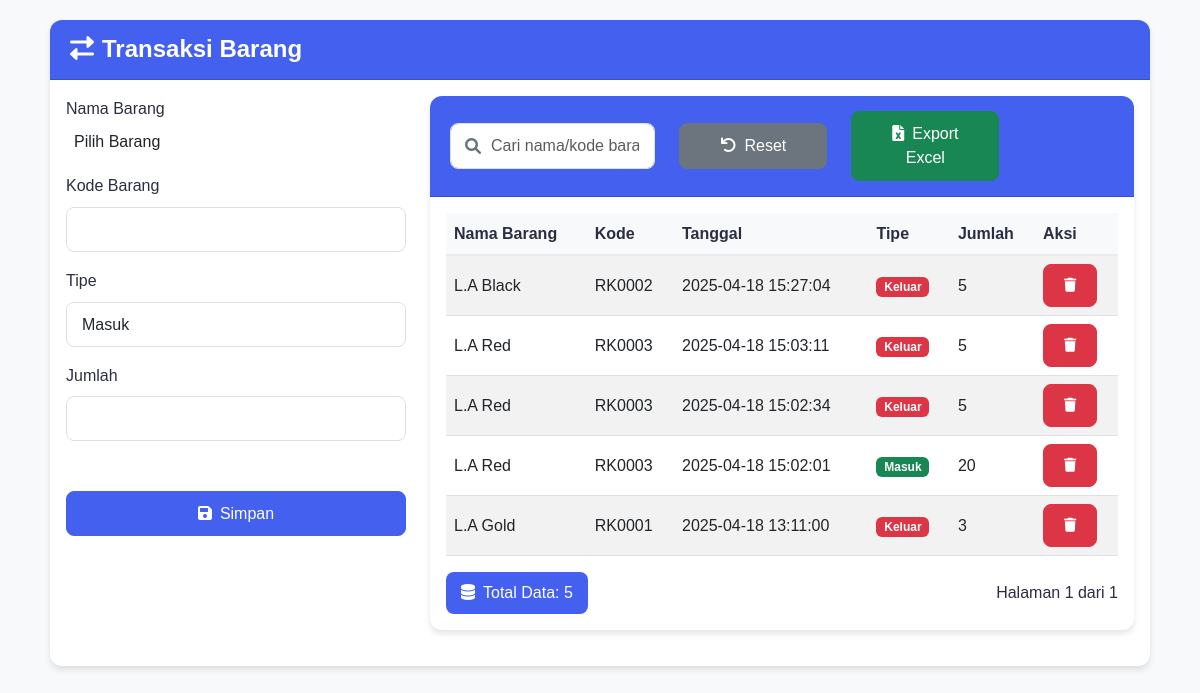
The app's page /transaksi.php (signed in) with its own data.
### tables this page shows
CREATE TABLE `persediaan` (
  `id` int(11) NOT NULL,
  `id_barang` int(11) NOT NULL,
  `tanggal` datetime NOT NULL DEFAULT CURRENT_TIMESTAMP,
  `tipe` enum('masuk','keluar') NOT NULL,
  `jumlah` int(11) NOT NULL,
  `keterangan` varchar(100) NOT NULL
);

CREATE TABLE `barang` (
  `id` int(11) NOT NULL,
  `kode_barang` varchar(20) NOT NULL,
  `nama_barang` varchar(100) NOT NULL,
  `stok` int(11) NOT NULL,
  `satuan` varchar(20) NOT NULL,
  `stok_minimal` int(10) NOT NULL
);

### transaksi.php (the view, shortened to what this page needs)
<?php
include 'config/koneksi.php';
$where = [];
$where_sql = count($where) ? 'WHERE ' . implode(' AND ', $where) : '';
$limit = 10;
$page = isset($_GET['page']) ? max(1, intval($_GET['page'])) : 1;
$start = ($page - 1) * $limit;
$order_by = $_GET['order_by'] ?? 'p.tanggal';
$order_dir = ($_GET['order_dir'] ?? '') === 'asc' ? 'asc' : 'desc';
$query = "SELECT p.*, b.nama_barang, b.kode_barang FROM persediaan p
          JOIN barang b ON p.id_barang = b.id
          $where_sql
          ORDER BY $order_by $order_dir
          LIMIT $start, $limit";
$riwayat = $conn->query($query);
$count_q = $conn->query("SELECT COUNT(*) as total FROM persediaan p JOIN barang b ON p.id_barang = b.id $where_sql");
$total_data = $count_q->fetch_assoc()['total'] ?? 0;
$total_page = ceil($total_data / $limit);
?>
<!DOCTYPE html>
<html lang="id">
<head>
    <link href="https://cdn.jsdelivr.net/npm/bootstrap@5.3.0/dist/css/bootstrap.min.css" rel="stylesheet">
    <link href="https://cdnjs.cloudflare.com/ajax/libs/font-awesome/6.0.0/css/all.min.css" rel="stylesheet">
    <link href="https://cdn.jsdelivr.net/npm/select2@4.1.0-rc.0/dist/css/select2.min.css" rel="stylesheet" />
    <link href="https://cdn.jsdelivr.net/npm/select2-bootstrap-5-theme@1.3.0/dist/select2-bootstrap-5-theme.min.css" rel="stylesheet" />
</head>
<body>
    <div class="container">
        <div class="card">
            <div class="card-header">
                <h4 class="mb-0">
                    <i class="fas fa-exchange-alt me-2"></i>Transaksi Barang
                </h4>
            </div>
            <div class="card-body">
                <div class="row">
                    <div class="col-md-4">
                        <form method="POST" class="mb-4">
                            <div class="row g-3">
                                <div class="form-group">
                                    <label>Nama Barang</label>
                                </div>
                                <div class="form-group">
                                    <label>Kode Barang</label>
                                    <input type="text" id="kode_barang" name="kode_barang" class="form-control" style="height: 45px;" readonly required>
                                </div>
                                <div class="form-group">
                                    <label>Tipe</label>
                                    <select name="tipe" class="form-control" style="height: 45px;" required>
                                        <option value="masuk">Masuk</option>
                                    </select>
                                </div>
                                <div class="form-group">
                                    <label>Jumlah</label>
                                    <input type="number" name="jumlah" class="form-control" style="height: 45px;" required>
                                </div>
                                <div class="form-group">
                                    <label>&nbsp;</label>
                                    <button type="submit" name="submit" class="btn btn-primary w-100" style="height: 45px;">
                                        <i class="fas fa-save me-2"></i>Simpan
                                    </button>
                                </div>
                            </div>
                        </form>
                    </div>
                    <div class="col-md-8">
                        <div class="card">
                            <div class="card-header">
                                <div class="row align-items-center">
                                    <div class="col-md-4">
                                        <div class="search-box">
                                            <i class="fas fa-search"></i>
                                            <input type="text" id="searchInput" class="form-control" placeholder="Cari nama/kode barang...">
                                        </div>
                                    </div>
                                    <div class="col-md-3">
                                        <button id="resetSearch" class="btn btn-secondary w-100">
                                            <i class="fas fa-undo me-2"></i>Reset
                                        </button>
                                    </div>
                                    <div class="col-md-3">
                                        <button id="exportExcel" class="btn btn-success w-100">
                                            <i class="fas fa-file-excel me-2"></i>Export Excel
                                        </button>
                                    </div>
                                </div>
                            </div>
                            <div class="card-body">
                                <div id="tableContainer">
                                    <table class="table table-striped table-hover">
                                        <thead>
                                            <tr>
                                                <th>Nama Barang</th>
                                                <th>Kode</th>
                                                <th>Tanggal</th>
                                                <th>Tipe</th>
                                                <th>Jumlah</th>
                                                <th>Aksi</th>
                                            </tr>
                                        </thead>
                                        <tbody id="tableBody">
                                            <?php if ($riwayat->num_rows): ?>
                                                <?php while ($r = $riwayat->fetch_assoc()): ?>
                                                    <tr>
                                                        <td><?= htmlspecialchars($r['nama_barang']) ?></td>
                                                        <td><?= htmlspecialchars($r['kode_barang']) ?></td>
                                                        <td><?= htmlspecialchars($r['tanggal']) ?></td>
                                                        <td>
                                                            <span class="badge bg-<?= $r['tipe'] == 'masuk' ? 'success' : 'danger' ?>">
                                                                <?= ucfirst($r['tipe']) ?>
                                                            </span>
                                                        </td>
                                                        <td><?= $r['jumlah'] ?></td>
                                                        <td>
                                                            <a href="hapus_transaksi.php?id=<?= $r['id'] ?>" class="btn btn-danger btn-sm" onclick="return confirm('Yakin hapus?')">
                                                                <i class="fas fa-trash"></i>
                                                            </a>
                                                        </td>
                                                    </tr>
                                                <?php endwhile; ?>
                                            <?php endif; ?>
                                        </tbody>
                                    </table>
                                    <div class="d-flex justify-content-between align-items-center mt-3">
                                        <div class="total-data">
                                            <i class="fas fa-database me-2"></i>Total Data: <?= $total_data ?>
                                        </div>
                                        <div class="pagination">
                                            <span>Halaman <?= $page ?> dari <?= $total_page ?></span>
                                        </div>
                                    </div>
                                </div>
                            </div>
                        </div>
                    </div>
                </div>
            </div>
        </div>
    </div>
</body>
</html>

### transaksi.php (style rules this page uses)
:root { --primary-color: #4361ee; --secondary-color: #3f37c9; --success-color: #4bb543; --danger-color: #dc3545; --background: #f8f9fa; --card-bg: #ffffff; --text-color: #2b2d42; --border-radius: 12px; --box-shadow: 0 4px 6px rgba(0, 0, 0, 0.1); }
body { font-family: 'Poppins', sans-serif; background: var(--background); color: var(--text-color); line-height: 1.6; }
.container { margin: 0 auto; padding: 20px; }
.card { background: var(--card-bg); border-radius: var(--border-radius); box-shadow: var(--box-shadow); margin-bottom: 20px; border: none; transition: transform 0.3s ease; }
.card-header { background-color: var(--primary-color); color: white; border-radius: var(--border-radius) var(--border-radius) 0 0 !important; padding: 15px 20px; }
.card-header h4 { margin: 0; font-weight: 600; }
.form-control { border-radius: 8px; padding: 10px 15px; border: 1px solid #e0e0e0; transition: all 0.3s ease; }
.btn { border-radius: 8px; padding: 10px 20px; font-weight: 500; transition: all 0.3s ease; }
.btn-primary { background-color: var(--primary-color); border-color: var(--primary-color); }
.btn-danger { background-color: var(--danger-color); border-color: var(--danger-color); }
.table { margin-bottom: 0; }
.table th { background-color: #f8f9fa; font-weight: 600; color: var(--text-color); border-bottom: 2px solid #e9ecef; }
.table td { vertical-align: middle; }
.table-striped tbody tr:nth-of-type(odd) { background-color: rgba(0, 0, 0, 0.02); }
.pagination { display: flex; align-items: center; gap: 10px; }
.pagination span { color: var(--text-color); font-weight: 500; }
.search-box { position: relative; }
.search-box i { position: absolute; left: 15px; top: 50%; transform: translateY(-50%); color: #6c757d; }
.search-box input { padding-left: 40px; }
.form-group label { font-weight: 500; margin-bottom: 8px; color: var(--text-color); }
.total-data { background-color: var(--primary-color); color: white; padding: 8px 15px; border-radius: 8px; font-weight: 500; }

### records on screen
persediaan: id_barang.nama_barang "L.A Black", id_barang.kode_barang "RK0002", tanggal "2025-04-18 15:27:04", tipe "Keluar", jumlah "5"
persediaan: id_barang.nama_barang "L.A Red", id_barang.kode_barang "RK0003", tanggal "2025-04-18 15:03:11", tipe "Keluar", jumlah "5"
persediaan: id_barang.nama_barang "L.A Red", id_barang.kode_barang "RK0003", tanggal "2025-04-18 15:02:34", tipe "Keluar", jumlah "5"
persediaan: id_barang.nama_barang "L.A Red", id_barang.kode_barang "RK0003", tanggal "2025-04-18 15:02:01", tipe "Masuk", jumlah "20"
persediaan: id_barang.nama_barang "L.A Gold", id_barang.kode_barang "RK0001", tanggal "2025-04-18 13:11:00", tipe "Keluar", jumlah "3"

### other values on screen
$total_data "5"
$page "1"
$total_page "1"
